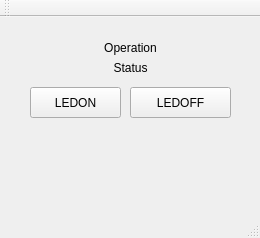
<?xml version="1.0" encoding="UTF-8"?>
<ui version="4.0">
 <class>MainWindow</class>
 <widget class="QMainWindow" name="MainWindow">
  <property name="geometry">
   <rect>
    <x>0</x>
    <y>0</y>
    <width>260</width>
    <height>238</height>
   </rect>
  </property>
  <property name="windowTitle">
   <string>LED Control</string>
  </property>
  <widget class="QWidget" name="centralWidget">
   <widget class="QLabel" name="labelOp">
    <property name="geometry">
     <rect>
      <x>30</x>
      <y>20</y>
      <width>201</width>
      <height>21</height>
     </rect>
    </property>
    <property name="text">
     <string>Operation</string>
    </property>
    <property name="alignment">
     <set>Qt::AlignCenter</set>
    </property>
   </widget>
   <widget class="QLabel" name="labelOpStatus">
    <property name="geometry">
     <rect>
      <x>30</x>
      <y>40</y>
      <width>201</width>
      <height>21</height>
     </rect>
    </property>
    <property name="text">
     <string>Status</string>
    </property>
    <property name="alignment">
     <set>Qt::AlignCenter</set>
    </property>
   </widget>
   <widget class="QPushButton" name="btnLEDON">
    <property name="geometry">
     <rect>
      <x>30</x>
      <y>70</y>
      <width>91</width>
      <height>31</height>
     </rect>
    </property>
    <property name="text">
     <string>LEDON</string>
    </property>
   </widget>
   <widget class="QPushButton" name="btnLEDOFF">
    <property name="geometry">
     <rect>
      <x>130</x>
      <y>70</y>
      <width>101</width>
      <height>31</height>
     </rect>
    </property>
    <property name="text">
     <string>LEDOFF</string>
    </property>
   </widget>
  </widget>
  <widget class="QMenuBar" name="menuBar">
   <property name="geometry">
    <rect>
     <x>0</x>
     <y>0</y>
     <width>260</width>
     <height>27</height>
    </rect>
   </property>
  </widget>
  <widget class="QToolBar" name="mainToolBar">
   <attribute name="toolBarArea">
    <enum>TopToolBarArea</enum>
   </attribute>
   <attribute name="toolBarBreak">
    <bool>false</bool>
   </attribute>
  </widget>
  <widget class="QStatusBar" name="statusBar"/>
 </widget>
 <layoutdefault spacing="6" margin="11"/>
 <resources/>
 <connections/>
</ui>
